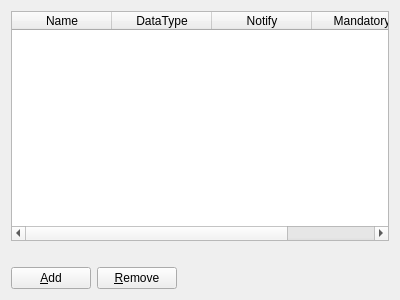
<?xml version="1.0" encoding="UTF-8"?>
<ui version="4.0">
 <class>InputSignalsWizardPage</class>
 <widget class="QWizardPage" name="InputSignalsWizardPage">
  <property name="geometry">
   <rect>
    <x>0</x>
    <y>0</y>
    <width>400</width>
    <height>300</height>
   </rect>
  </property>
  <property name="windowTitle">
   <string>Configure Input Signals</string>
  </property>
  <property name="title">
   <string>Input Signals</string>
  </property>
  <property name="subTitle">
   <string>Setup the input signals for the block. If a custom data type is entered, it has to be added to the Platform_Types.h header file. Signal notifications will not work when connected to a BSP source.</string>
  </property>
  <layout class="QVBoxLayout" name="verticalLayout">
   <item>
    <widget class="QTableWidget" name="inputSignalsTable">
     <property name="selectionMode">
      <enum>QAbstractItemView::SingleSelection</enum>
     </property>
     <property name="selectionBehavior">
      <enum>QAbstractItemView::SelectItems</enum>
     </property>
     <property name="columnCount">
      <number>4</number>
     </property>
     <attribute name="horizontalHeaderStretchLastSection">
      <bool>true</bool>
     </attribute>
     <attribute name="verticalHeaderVisible">
      <bool>false</bool>
     </attribute>
     <column>
      <property name="text">
       <string>Name</string>
      </property>
     </column>
     <column>
      <property name="text">
       <string>DataType</string>
      </property>
     </column>
     <column>
      <property name="text">
       <string>Notify</string>
      </property>
     </column>
     <column>
      <property name="text">
       <string>Mandatory</string>
      </property>
     </column>
    </widget>
   </item>
   <item>
    <widget class="QLabel" name="errorLabel">
     <property name="text">
      <string/>
     </property>
    </widget>
   </item>
   <item>
    <layout class="QHBoxLayout" name="horizontalLayout">
     <item>
      <widget class="QPushButton" name="addInputSignalButton">
       <property name="text">
        <string>&amp;Add</string>
       </property>
      </widget>
     </item>
     <item>
      <widget class="QPushButton" name="removeInputSignalButton">
       <property name="text">
        <string>&amp;Remove</string>
       </property>
      </widget>
     </item>
     <item>
      <spacer name="horizontalSpacer">
       <property name="orientation">
        <enum>Qt::Horizontal</enum>
       </property>
       <property name="sizeHint" stdset="0">
        <size>
         <width>40</width>
         <height>20</height>
        </size>
       </property>
      </spacer>
     </item>
    </layout>
   </item>
  </layout>
 </widget>
 <resources/>
 <connections/>
</ui>
